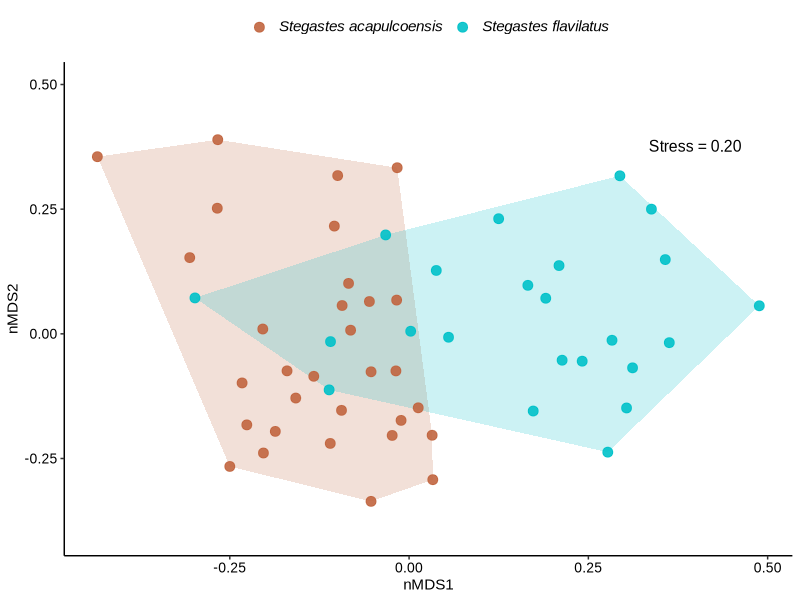
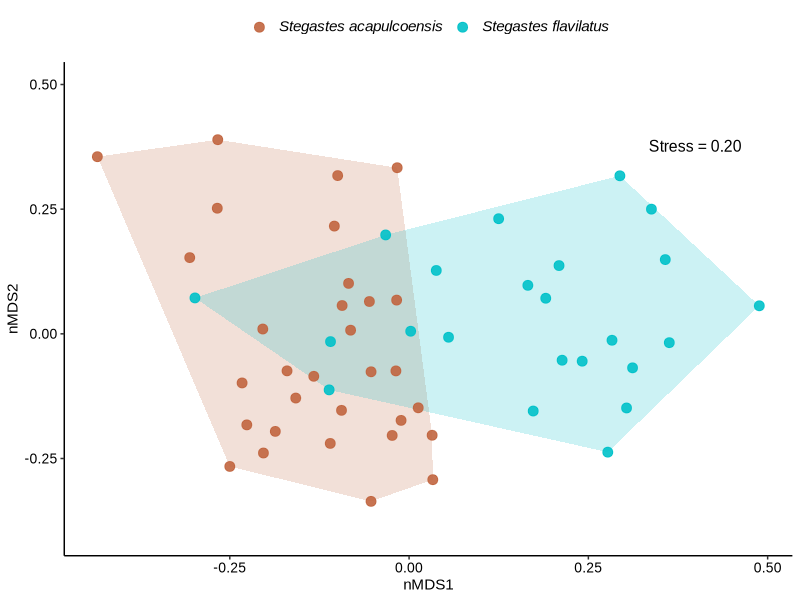

Reproduce these figures in R, in order.
# --- Paquetes ---
library(vegan)
library(dplyr)
library(tidyr)
library(ggplot2)
library(tidytext) 

# Leer datos
items <- read.csv("items.csv", check.names = FALSE)

# Establecer factores
items$Especie <- factor(items$Especie)

# Matriz de items SIN Microplasticos
mat_items <- items %>%
  dplyr::select(
    -Estomago,
    -Especie,
    -Microplasticos   # <--- AQUÍ EXCLUIMOS MICROPLÁSTICOS
  )

# Asegurar proporciones por fila (suma = 1)
rs <- rowSums(mat_items, na.rm = TRUE)
if (any(abs(rs - 1) > 1e-6)) {
  warning("1")
  mat_items <- sweep(as.matrix(mat_items), 1, rs, "/")
  mat_items <- as.data.frame(mat_items)
}

# Transformación square root 
mat_sqrt <- sqrt(mat_items)

# PERMANOVA (Bray–Curtis, 9,999 permutaciones)
set.seed(123)
permanova <- adonis2(mat_sqrt ~ Especie,
                     data = items,
                     method = "bray",
                     permutations = 9999,
                     by = "terms")
print(permanova)

# nMDS (Bray–Curtis sobre square root) + CONVEX HULL
set.seed(123)
nmds <- metaMDS(mat_sqrt, distance = "bray", k = 2, trymax = 200, autotransform = FALSE)

# Coordenadas de sitios
scores_df <- as.data.frame(scores(nmds, display = "sites"))
scores_df$Especie <- items$Especie

# Asegurar niveles esperados
items$Especie  <- factor(items$Especie, levels = c("S. acapulcoensis", "S. flavilatus"))
scores_df$Especie <- items$Especie  # mantener consistencia

# Paleta por especie
pal_especie <- c("S. acapulcoensis" = "#C16540",
                 "S. flavilatus"    = "#00C1C8")

# Convex hull por especie 
hull_df <- scores_df %>%
  dplyr::group_by(Especie) %>%
  dplyr::filter(dplyr::n() >= 3) %>%
  dplyr::slice(chull(NMDS1, NMDS2)) %>%
  dplyr::ungroup()

p_nmds_hull <- ggplot(scores_df, aes(x = NMDS1, y = NMDS2, color = Especie)) +
  geom_polygon(data = hull_df, aes(fill = Especie, group = Especie),
               alpha = 0.20, color = NA, show.legend = FALSE) +
  geom_point(size = 3, alpha = 0.9) +
  annotate("text",
           x = max(scores_df$NMDS1) * 0.95,
           y = max(scores_df$NMDS2) * 1,
           label = paste0("Stress = ", format(round(nmds$stress, 2), nsmall = 2)),
           hjust = 1, vjust = 1, size = 4, family = "Arial") +
  scale_color_manual(
    values = pal_especie,
    breaks = c("S. acapulcoensis", "S. flavilatus"),
    labels = c(expression(italic("Stegastes acapulcoensis")), 
               expression(italic("Stegastes flavilatus")))
  ) +
  scale_fill_manual(values = pal_especie) +
  theme_classic(base_family = "Arial") +
  labs(title = NULL,
       x = "nMDS1", y = "nMDS2") +
  scale_y_continuous(limits = c(-0.4, 0.5)) +
  guides(color = guide_legend(title = NULL)) +
  theme(
    legend.position = "top",
    text = element_text(size = 11, family = "Arial", color = "black"),
    axis.text = element_text(size = 10, family = "Arial", color = "black"),
    axis.title = element_text(size = 11, family = "Arial", color = "black"),
    legend.text = element_text(size = 11, family = "Arial", color = "black")
  )

print(p_nmds_hull)

# Guardar figura
ggsave(
  filename = "F:/Doctorado/TESIS version 3/capitulo 2.- corregido/figuras/p_nmds_hull.tiff",
  plot = p_nmds_hull,
  device = "tiff",
  dpi = 500,
  compression = "lzw",
  width = 6, height = 6, units = "in"
)
